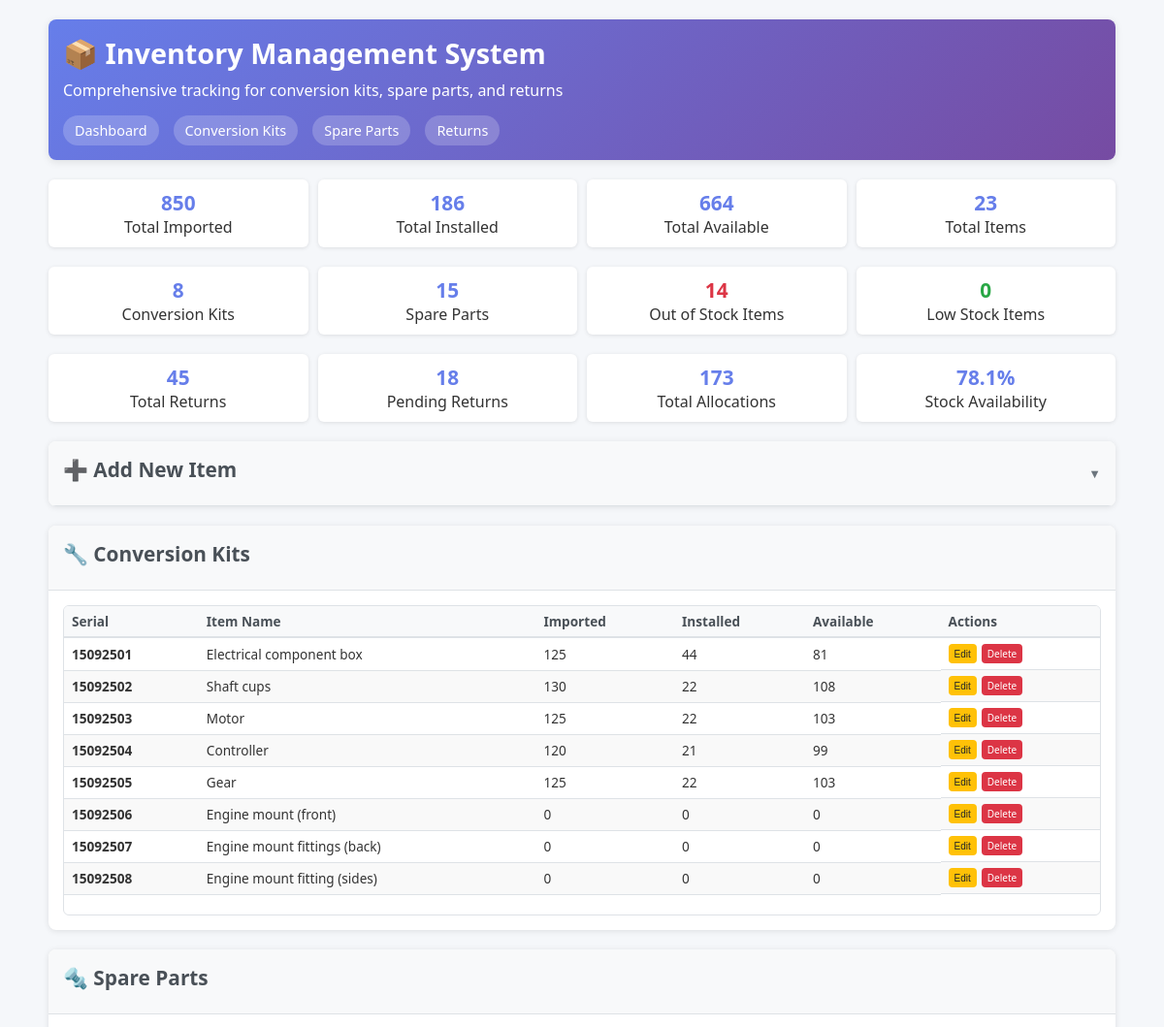
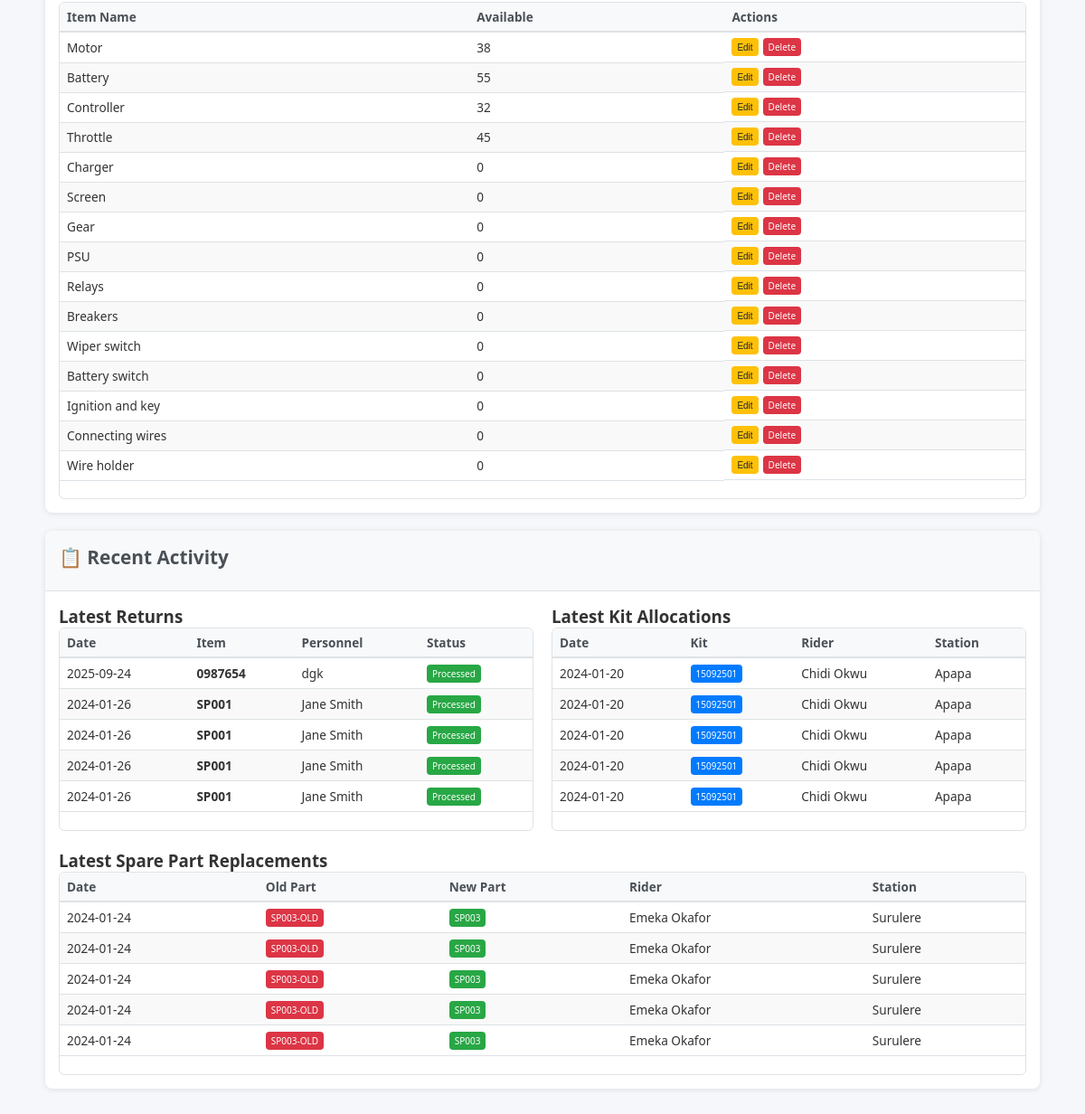
The page / on the database its author committed (2 pictures, top to bottom).
### tables this page shows
CREATE TABLE items (
            id INTEGER PRIMARY KEY AUTOINCREMENT,
            serial TEXT UNIQUE,
            item_name TEXT NOT NULL,
            item_type TEXT NOT NULL,  -- e.g., 'conversion_kit', 'spare_part', 'return'
            admin TEXT,
            created_at TEXT,
            units_imported INTEGER DEFAULT 0,
            units_installed INTEGER DEFAULT 0,
            units_available INTEGER DEFAULT 0
        );

CREATE TABLE returns (
            id INTEGER PRIMARY KEY AUTOINCREMENT,
            date TEXT,
            item_serial TEXT,
            personnel TEXT,
            status TEXT DEFAULT 'pending',
            notes TEXT,
            processed_date TEXT,
            condition_rating INTEGER DEFAULT 5,
            FOREIGN KEY (item_serial) REFERENCES items(serial)
        );

CREATE TABLE allocations (
            id INTEGER PRIMARY KEY AUTOINCREMENT,
            date TEXT,
            item_id INTEGER,
            old_item_serial TEXT,
            new_item_serial TEXT,
            rider_number TEXT,
            rider_name TEXT,
            released_to TEXT,
            link TEXT,
            station TEXT,
            FOREIGN KEY (item_id) REFERENCES items(id)
        );

### app.py (the view)
@app.route('/')
def dashboard():
    conn = database.get_db_connection()
    conversion_kits = conn.execute("SELECT * FROM items WHERE item_type = 'conversion_kit'").fetchall()
    spare_parts = conn.execute("SELECT * FROM items WHERE item_type = 'spare_part'").fetchall()
    returns = conn.execute('SELECT * FROM returns ORDER BY date DESC LIMIT 5').fetchall()
    kit_allocations = conn.execute('''
        SELECT a.* FROM allocations a
        INNER JOIN items i ON a.new_item_serial = i.serial
        WHERE i.item_type = 'conversion_kit'
        ORDER BY a.date DESC LIMIT 5
    ''').fetchall()
    spare_replacements = conn.execute('''
        SELECT a.* FROM allocations a
        LEFT JOIN items i ON a.new_item_serial = i.serial
        WHERE (i.item_type = 'spare_part' OR i.item_type IS NULL)
        AND a.old_item_serial IS NOT NULL
        ORDER BY a.date DESC LIMIT 5
    ''').fetchall()
    totals_query = conn.execute('''
        SELECT
            COALESCE(SUM(CASE WHEN units_imported IS NOT NULL THEN units_imported ELSE 0 END), 0) as total_imported,
            COALESCE(SUM(CASE WHEN units_installed IS NOT NULL THEN units_installed ELSE 0 END), 0) as total_installed,
            COALESCE(SUM(CASE WHEN units_available IS NOT NULL THEN units_available ELSE 0 END), 0) as total_available,
            COUNT(CASE WHEN item_name IS NOT NULL AND item_name != '' THEN 1 END) as total_items
        FROM items
        WHERE item_type IN ('conversion_kit', 'spare_part')
    ''').fetchone()
    stats_query = conn.execute('''
        SELECT
            COUNT(CASE WHEN item_type = 'conversion_kit' AND item_name IS NOT NULL AND item_name != '' THEN 1 END) as conversion_kits_count,
            COUNT(CASE WHEN item_type = 'spare_part' AND item_name IS NOT NULL AND item_name != '' THEN 1 END) as spare_parts_count,
            COUNT(CASE WHEN (units_available IS NULL OR units_available = 0) AND item_name IS NOT NULL AND item_name != '' THEN 1 END) as out_of_stock_count,
            COUNT(CASE WHEN units_available > 0 AND units_available <= 5 AND item_name IS NOT NULL AND item_name != '' THEN 1 END) as low_stock_count
        FROM items
        WHERE item_type IN ('conversion_kit', 'spare_part')
    ''').fetchone()
    return_count = conn.execute('SELECT COUNT(*) as count FROM returns').fetchone()['count']
    allocation_count = conn.execute('SELECT COUNT(*) as count FROM allocations').fetchone()['count']
    pending_returns = conn.execute("SELECT COUNT(*) as count FROM returns WHERE status = 'pending' OR status IS NULL").fetchone()['count']
    conn.close()
    stock_availability = 0
    if totals_query['total_imported'] > 0:
        stock_availability = round((totals_query['total_available'] / totals_query['total_imported']) * 100, 1)
    return render_template('dashboard.html',
                           conversion_kits=conversion_kits,
                           spare_parts=spare_parts,
                           returns=returns,
                           kit_allocations=kit_allocations,
                           spare_replacements=spare_replacements,
                           total_imported=totals_query['total_imported'],
                           total_installed=totals_query['total_installed'],
                           total_available=totals_query['total_available'],
                           total_items=totals_query['total_items'],
                           conversion_kits_count=stats_query['conversion_kits_count'],
                           spare_parts_count=stats_query['spare_parts_count'],
                           out_of_stock_count=stats_query['out_of_stock_count'],
                           low_stock_count=stats_query['low_stock_count'],
                           return_count=return_count,
                           allocation_count=allocation_count,
                           pending_returns=pending_returns,
                           stock_availability=stock_availability)

### templates/dashboard.html (shortened to what this page needs)
<!DOCTYPE html>
<html lang="en">
<head>
    <link rel="stylesheet" href="{{ url_for('static', filename='style.css') }}">
</head>
<body>
    <div class="container">
        <div class="header">
            <h1>📦 Inventory Management System</h1>
            <p>Comprehensive tracking for conversion kits, spare parts, and returns</p>
            <nav class="nav">
                <a href="/">Dashboard</a>
                <a href="/conversion_kits">Conversion Kits</a>
                <a href="/spare_parts">Spare Parts</a>
                <a href="/returns">Returns</a>
            </nav>
        </div>
        <div class="stats">
            <div class="stat-card">
                <div class="stat-number">{{ total_imported }}</div>
                <div>Total Imported</div>
            </div>
            <div class="stat-card">
                <div class="stat-number">{{ total_installed }}</div>
                <div>Total Installed</div>
            </div>
            <div class="stat-card">
                <div class="stat-number">{{ total_available }}</div>
                <div>Total Available</div>
            </div>
            <div class="stat-card">
                <div class="stat-number">{{ total_items }}</div>
                <div>Total Items</div>
            </div>
        </div>
        <div class="stats">
            <div class="stat-card">
                <div class="stat-number">{{ conversion_kits_count }}</div>
                <div>Conversion Kits</div>
            </div>
            <div class="stat-card">
                <div class="stat-number">{{ spare_parts_count }}</div>
                <div>Spare Parts</div>
            </div>
            <div class="stat-card">
                <div class="stat-number" style="color: {% if out_of_stock_count > 0 %}#dc3545{% else %}#28a745{% endif %}">{{ out_of_stock_count }}</div>
                <div>Out of Stock Items</div>
            </div>
            <div class="stat-card">
                <div class="stat-number" style="color: {% if low_stock_count > 0 %}#ffc107{% else %}#28a745{% endif %}">{{ low_stock_count }}</div>
                <div>Low Stock Items</div>
            </div>
        </div>
        <div class="stats">
            <div class="stat-card">
                <div class="stat-number">{{ return_count }}</div>
                <div>Total Returns</div>
            </div>
            <div class="stat-card">
                <div class="stat-number">{{ pending_returns }}</div>
                <div>Pending Returns</div>
            </div>
            <div class="stat-card">
                <div class="stat-number">{{ allocation_count }}</div>
                <div>Total Allocations</div>
            </div>
            <div class="stat-card">
                <div class="stat-number">{{ stock_availability }}%</div>
                <div>Stock Availability</div>
            </div>
        </div>
        <div class="section">
            <div class="section-header dropdown-toggle" onclick="toggleDropdown('addItemDropdown')">
                <h2>➕ Add New Item</h2>
                <span class="dropdown-arrow">▼</span>
            </div>
        </div>
        <div class="section performance-optimized">
            <div class="section-header">
                <h2>🔧 Conversion Kits</h2>
            </div>
            <div class="section-content scrollable-content">
                <div class="table-wrapper scrollable-content">
                <table id="conversionKitsTable" class="virtual-scroll">
                    <thead>
                        <tr><th>Serial</th><th>Item Name</th><th>Imported</th><th>Installed</th><th>Available</th><th>Actions</th></tr>
                    </thead>
                    <tbody>
                        {% for kit in conversion_kits %}
                        <tr class="table-row">
                            <td><strong>{{ kit['serial'] }}</strong></td>
                            <td>{{ kit['item_name'] }}</td>
                            <td>{{ kit['units_imported'] }}</td>
                            <td>{{ kit['units_installed'] }}</td>
                            <td><span class="{% if kit['units_available'] > 0 %}text-success{% else %}text-danger{% endif %}">{{ kit['units_available'] }}</span></td>
                            <td class="actions">
                                <button class="btn btn-warning btn-sm" onclick="editItem({{ kit['id'] }}, '{{ kit['serial'] }}', '{{ kit['item_name'] }}', '{{ kit['item_type'] }}', '{{ kit['admin'] or '' }}', '{{ kit['created_at'] or '' }}', {{ kit['units_imported'] }}, {{ kit['units_installed'] }}, {{ kit['units_available'] }})">Edit</button>
                                <a href="/delete_item/{{ kit['id'] }}" class="btn btn-danger btn-sm" onclick="return confirm('Delete this item?')">Delete</a>
                            </td>
                        </tr>
                        {% endfor %}
                    </tbody>
                </table>
                </div>
            </div>
        </div>
        <div class="section performance-optimized">
            <div class="section-header">
                <h2>🔩 Spare Parts</h2>
            </div>
            <div class="section-content scrollable-content">
                <div class="table-wrapper scrollable-content">
                <table id="sparePartsTable" class="virtual-scroll">
                    <thead>
                        <tr><th>Item Name</th><th>Available</th><th>Actions</th></tr>
                    </thead>
                    <tbody>
                        {% for part in spare_parts %}
                        <tr class="table-row">
                            <td>{{ part['item_name'] }}</td>
                            <td>{{ part['units_available'] or 0 }}</td>
                            <td class="actions">
                                <button class="btn btn-warning btn-sm" onclick="editItem({{ part['id'] }}, '{{ part['serial'] or '' }}', '{{ part['item_name'] }}', '{{ part['item_type'] }}', '{{ part['admin'] or '' }}', '{{ part['created_at'] or '' }}', {{ part['units_imported'] or 0 }}, {{ part['units_installed'] or 0 }}, {{ part['units_available'] or 0 }})">Edit</button>
                                <a href="/delete_item/{{ part['id'] }}" class="btn btn-danger btn-sm" onclick="return confirm('Delete this item?')">Delete</a>
                            </td>
                        </tr>
                        {% endfor %}
                    </tbody>
                </table>
                </div>
            </div>
        </div>
        <div class="section performance-optimized">
            <div class="section-header">
                <h2>📋 Recent Activity</h2>
            </div>
            <div class="section-content scrollable-content">
                <div style="display: grid; grid-template-columns: 1fr 1fr; gap: 20px;">
                    <div>
                        <h3>Latest Returns</h3>
                        <div class="table-wrapper scrollable-content">
                        <table id="recentReturnsTable" class="virtual-scroll">
                            <thead><tr><th>Date</th><th>Item</th><th>Personnel</th><th>Status</th></tr></thead>
                            <tbody>
                                {% if returns %}
                                    {% for ret in returns %}
                                    <tr class="table-row">
                                        <td>{{ ret['date'] }}</td>
                                        <td><strong>{{ ret['item_serial'] }}</strong></td>
                                        <td>{{ ret['personnel'] }}</td>
                                        <td>
                                            {% set status = ret['status'] or 'pending' %}
                                            <span class="btn btn-sm {% if status == 'processed' %}btn-success{% elif status == 'pending' %}btn-warning{% else %}btn-danger{% endif %}">
                                                {{ status.title() }}
                                            </span>
                                        </td>
                                    </tr>
                                    {% endfor %}
                                {% else %}
                                    <tr><td colspan="4" style="text-align: center; color: #6c757d;">No recent returns</td></tr>
                                {% endif %}
                            </tbody>
                        </table>
                        </div>
                    </div>
                    <div>
                        <h3>Latest Kit Allocations</h3>
                        <div class="table-wrapper scrollable-content">
                        <table id="recentAllocationsTable" class="virtual-scroll">
                            <thead><tr><th>Date</th><th>Kit</th><th>Rider</th><th>Station</th></tr></thead>
                            <tbody>
                                {% if kit_allocations %}
                                    {% for alloc in kit_allocations %}
                                    <tr class="table-row">
                                        <td>{{ alloc['date'] }}</td>
                                        <td><span class="btn btn-primary btn-sm">{{ alloc['new_item_serial'] }}</span></td>
                                        <td>{{ alloc['rider_name'] }}</td>
                                        <td>{{ alloc['station'] or 'N/A' }}</td>
                                    </tr>
                                    {% endfor %}
                                {% else %}
                                    <tr><td colspan="4" style="text-align: center; color: #6c757d;">No recent allocations</td></tr>
                                {% endif %}
                            </tbody>
                        </table>
                        </div>
                    </div>
                </div>
                {% if spare_replacements %}
                <div style="margin-top: 20px;">
                    <h3>Latest Spare Part Replacements</h3>
                    <div class="table-wrapper scrollable-content">
                    <table class="virtual-scroll">
                        <thead><tr><th>Date</th><th>Old Part</th><th>New Part</th><th>Rider</th><th>Station</th></tr></thead>
                        <tbody>
                            {% for rep in spare_replacements %}
                            <tr class="table-row">
                                <td>{{ rep['date'] }}</td>
                                <td><span class="btn btn-danger btn-sm">{{ rep['old_item_serial'] }}</span></td>
                                <td><span class="btn btn-success btn-sm">{{ rep['new_item_serial'] }}</span></td>
                                <td>{{ rep['rider_name'] }}</td>
                                <td>{{ rep['station'] or 'N/A' }}</td>
                            </tr>
                            {% endfor %}
                        </tbody>
                    </table>
                    </div>
                </div>
                {% endif %}
            </div>
        </div>
    </div>
</body>
</html>

### rows shown on the page
items: serial "15092501", item_name "Electrical component box", units_imported "125", units_installed "44", units_available "81"
items: serial "15092502", item_name "Shaft cups", units_imported "130", units_installed "22", units_available "108"
items: serial "15092503", item_name "Motor", units_imported "125", units_installed "22", units_available "103"
items: serial "15092504", item_name "Controller", units_imported "120", units_installed "21", units_available "99"
items: serial "15092505", item_name "Gear", units_imported "125", units_installed "22", units_available "103"
items: serial "15092506", item_name "Engine mount (front)", units_imported "0", units_installed "0", units_available "0"
items: serial "15092507", item_name "Engine mount fittings (back)", units_imported "0", units_installed "0", units_available "0"
items: serial "15092508", item_name "Engine mount fitting (sides)", units_imported "0", units_installed "0", units_available "0"
items: item_name "Motor", units_available "38"
items: item_name "Battery", units_available "55"
items: item_name "Controller", units_available "32"
items: item_name "Throttle", units_available "45"
items: item_name "Charger", units_available "0"
items: item_name "Screen", units_available "0"
items: item_name "Gear", units_available "0"
items: item_name "PSU", units_available "0"
items: item_name "Relays", units_available "0"
items: item_name "Breakers", units_available "0"
items: item_name "Wiper switch", units_available "0"
items: item_name "Battery switch", units_available "0"
items: item_name "Ignition and key", units_available "0"
items: item_name "Connecting wires", units_available "0"
items: item_name "Wire holder", units_available "0"
returns: date "2025-09-24", item_serial "0987654", personnel "dgk", title "Processed"
returns: date "2024-01-26", item_serial "SP001", personnel "Jane Smith", title "Processed"
returns: date "2024-01-26", item_serial "SP001", personnel "Jane Smith", title "Processed"
returns: date "2024-01-26", item_serial "SP001", personnel "Jane Smith", title "Processed"
returns: date "2024-01-26", item_serial "SP001", personnel "Jane Smith", title "Processed"
allocations: date "2024-01-20", new_item_serial "15092501", rider_name "Chidi Okwu", station "Apapa"
allocations: date "2024-01-20", new_item_serial "15092501", rider_name "Chidi Okwu", station "Apapa"
allocations: date "2024-01-20", new_item_serial "15092501", rider_name "Chidi Okwu", station "Apapa"
allocations: date "2024-01-20", new_item_serial "15092501", rider_name "Chidi Okwu", station "Apapa"
allocations: date "2024-01-20", new_item_serial "15092501", rider_name "Chidi Okwu", station "Apapa"
allocations: date "2024-01-24", old_item_serial "SP003-OLD", new_item_serial "SP003", rider_name "Emeka Okafor", station "Surulere"
allocations: date "2024-01-24", old_item_serial "SP003-OLD", new_item_serial "SP003", rider_name "Emeka Okafor", station "Surulere"
allocations: date "2024-01-24", old_item_serial "SP003-OLD", new_item_serial "SP003", rider_name "Emeka Okafor", station "Surulere"
allocations: date "2024-01-24", old_item_serial "SP003-OLD", new_item_serial "SP003", rider_name "Emeka Okafor", station "Surulere"
allocations: date "2024-01-24", old_item_serial "SP003-OLD", new_item_serial "SP003", rider_name "Emeka Okafor", station "Surulere"

### other values the page prints
{{ total_imported }} "850"
{{ total_installed }} "186"
{{ total_available }} "664"
{{ total_items }} "23"
{{ conversion_kits_count }} "8"
{{ spare_parts_count }} "15"
{{ out_of_stock_count }} "14"
{{ low_stock_count }} "0"
{{ return_count }} "45"
{{ pending_returns }} "18"
{{ allocation_count }} "173"
{{ stock_availability }} "78.1"
